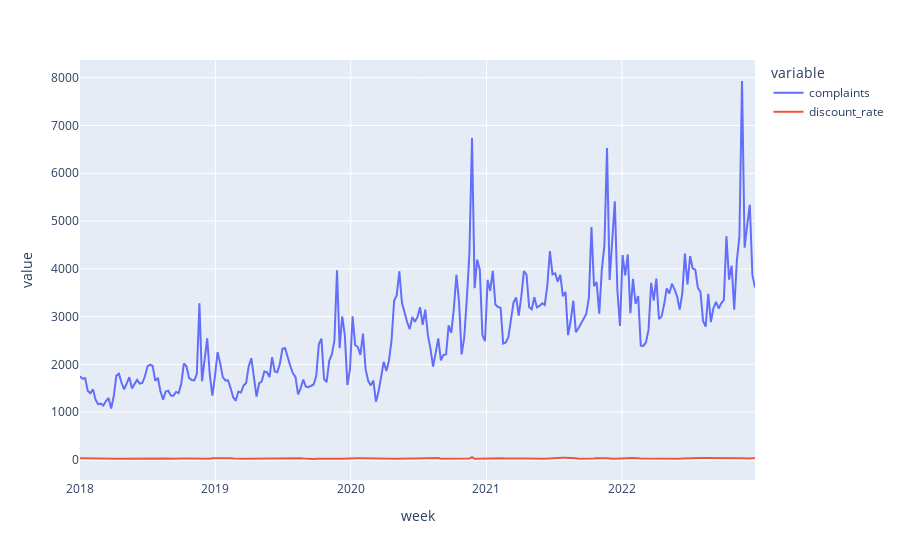

Notebook code cell kept with this figure:
### Code cell
px.line(complain_df[["complaints", "discount_rate"]])

### Figure 1 — Plotly figure (JSON) as saved in the notebook; plotly's stock layout.template omitted (floating-point values rounded to 4 significant figures; data arrays with more than 128 entries replaced by an {"elided": "..."} marker saying what was removed)
{"data": [{"hovertemplate": "variable=complaints<br>week=%{x}<br>value=%{y}<extra></extra>", "legendgroup": "complaints", "line": {"color": "#636efa", "dash": "solid"}, "marker": {"symbol": "circle"}, "mode": "lines", "name": "complaints", "orientation": "v", "showlegend": true, "type": "scatter", "x": {"elided": "261 str values"}, "xaxis": "x", "y": {"elided": "261 float values"}, "yaxis": "y"}, {"hovertemplate": "variable=discount_rate<br>week=%{x}<br>value=%{y}<extra></extra>", "legendgroup": "discount_rate", "line": {"color": "#EF553B", "dash": "solid"}, "marker": {"symbol": "circle"}, "mode": "lines", "name": "discount_rate", "orientation": "v", "showlegend": true, "type": "scatter", "x": {"elided": "261 str values"}, "xaxis": "x", "y": {"elided": "261 float values"}, "yaxis": "y"}], "layout": {"legend": {"title": {"text": "variable"}, "tracegroupgap": 0}, "margin": {"t": 60}, "xaxis": {"anchor": "y", "domain": [0, 1], "title": {"text": "week"}}, "yaxis": {"anchor": "x", "domain": [0, 1], "title": {"text": "value"}}}}
